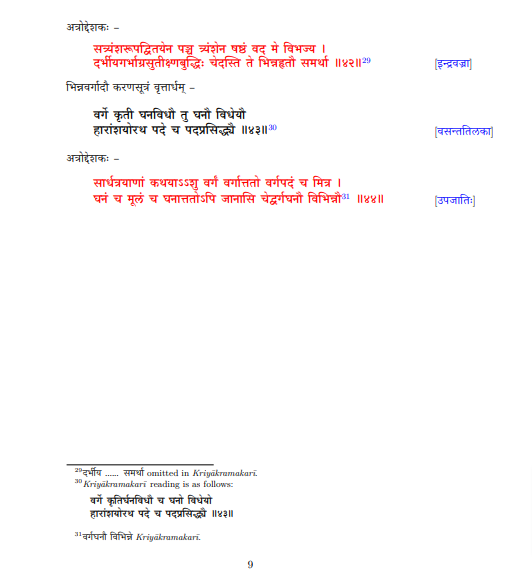
#> input picture Images/Page_1.png, 532 x 574 px, found by its file name; its folder holds only this picture in this run
$ python main.py
#> lines starting #> are read from the running program, lines starting #| are printed output that depends on the picture
### preprocess.py
import cv2
import numpy as np

img = cv2.imread('image.jpg')

# get grayscale image
def get_grayscale(image):
    return cv2.cvtColor(image, cv2.COLOR_BGR2GRAY)

# noise removal
def remove_noise(image):
    return cv2.medianBlur(image,5)

#thresholding
def thresholding(image):
    return cv2.threshold(image, 0, 255, cv2.THRESH_BINARY + cv2.THRESH_OTSU)[1]

#dilation
def dilate(image):
    kernel = np.ones((5,5),np.uint8)
    return cv2.dilate(image, kernel, iterations = 1)

#erosion
def erode(image):
    kernel = np.ones((5,5),np.uint8)
    return cv2.erode(image, kernel, iterations = 1)

#opening - erosion followed by dilation
def opening(image):
    kernel = np.ones((5,5),np.uint8)
    return cv2.morphologyEx(image, cv2.MORPH_OPEN, kernel)

#canny edge detection
def canny(image):
    return cv2.Canny(image, 100, 200)

#skew correction
# [12 lines left out: function deskew, not called in this run]

#template matching
def match_template(image, template):
    return cv2.matchTemplate(image, template, cv2.TM_CCOEFF_NORMED)

### main.py
import os
import cv2
import pytesseract
from pytesseract import Output
import matplotlib.pyplot as plt
import numpy as np
import pandas as pd
import re
import preprocess
# from pdf2image import convert_from_path
import json

pytesseract.pytesseract.tesseract_cmd = r"C:\Program Files\Tesseract-OCR\tesseract.exe"

patt = '[^a-zA-Z0-9]+'

# [8 lines of commented-out code are left out]


def lineup(boxes):
    linebox = None
    for _, box in boxes.iterrows():
        if linebox is None: linebox = box           # first line begins
        elif box.top <= linebox.top+linebox.height: # box in same line
            linebox.top = min(linebox.top, box.top)
            linebox.width = box.left+box.width-linebox.left
            linebox.heigth = max(linebox.top+linebox.height, box.top+box.height)-linebox.top
            linebox.text += ' '+box.text
        else:                                       # box in new line
            yield linebox
            linebox = box                           # new line begins
    yield linebox                                   # return last line

def plot_boxes(boxes, j):
    boxes_dict = {}
    i = 0
    for index, b in boxes.iterrows():
        if re.match(patt, b.text):
            i += 1
            (x,y,w,h) = b['left'],b['top'],b['width'],b['height']
            boxes_dict[f"box{i}"] = {"top-left": [x,y],
                                     "top-right": [x+w,y],
                                     "bottom-left": [x,y+h],
                                     "bottom-right": [x+w,y+h],}
            print((x,y,w,h), b['text'])
            result = cv2.rectangle(img, (x,y), (w+x,h+y), (0, 255, 0), 1)
    cv2.imwrite(f'p{j}.jpg', result)
    # cv2.imshow('result', result)
    # cv2.waitKey(0)
    return boxes_dict

for j in range(1,6):
    img = cv2.imread(f'Images\Page_{j}.png')
#> img is the input picture: shape (574, 532, 3); mean B, G, R 249.7, 249.5, 252.1

    img = preprocess.get_grayscale(img)
#> in get_grayscale, `return cv2.cvtColor(image, cv2.COLOR_BGR2GRAY)`:
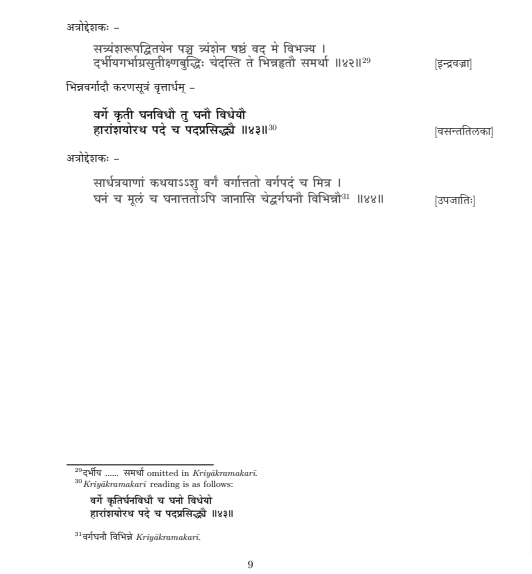
#> returned value: shape (574, 532); min 0, max 255, mean 250.3
    # alpha = 0.5 # Contrast control (1.0-3.0)
    # beta = 0 # Brightness control (0-100)
    # img = cv2.convertScaleAbs(img, alpha=alpha, beta=beta)


#> (the run stopped early here; a loop or call above may not have finished)
